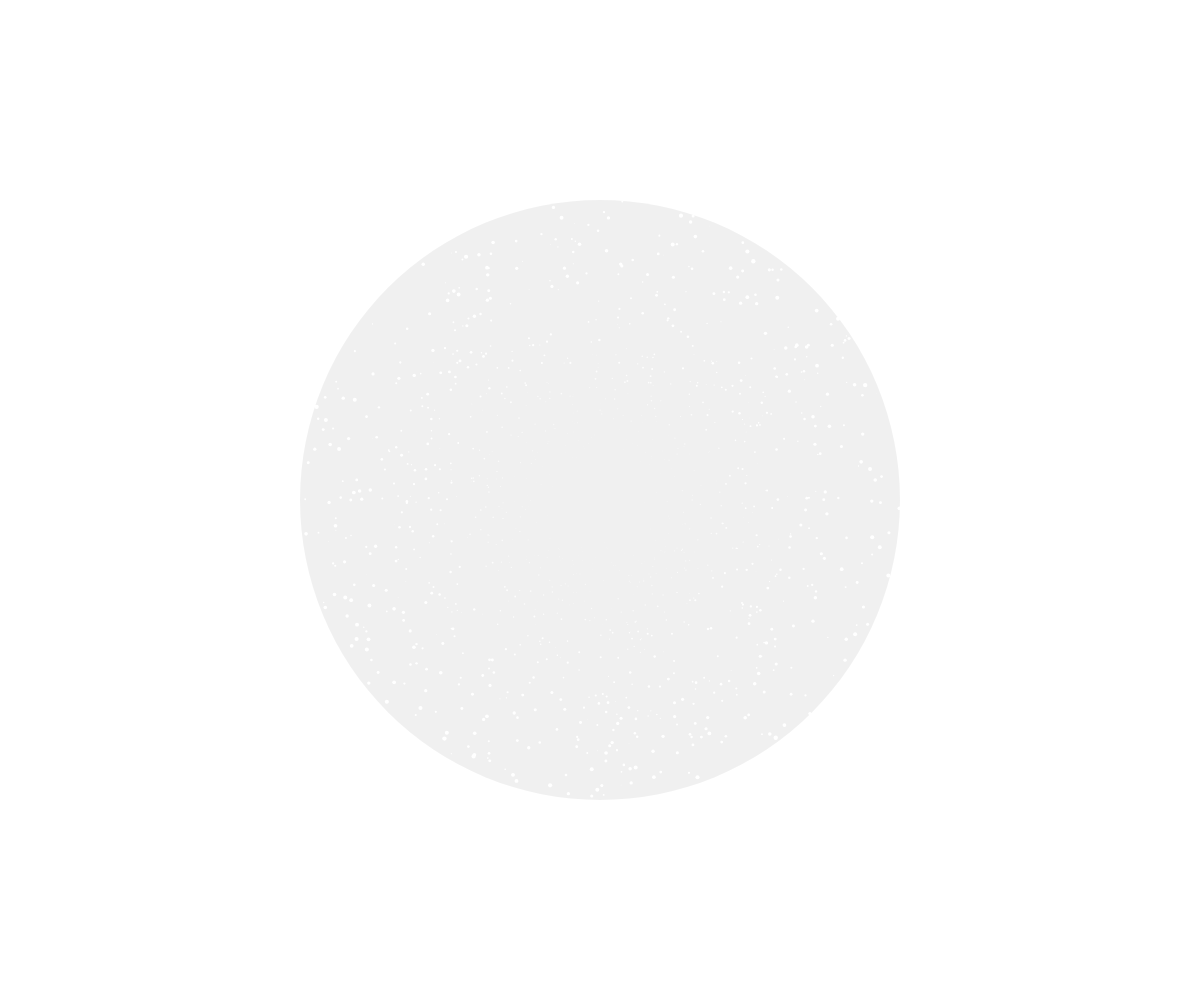
Frame 1 (no input)
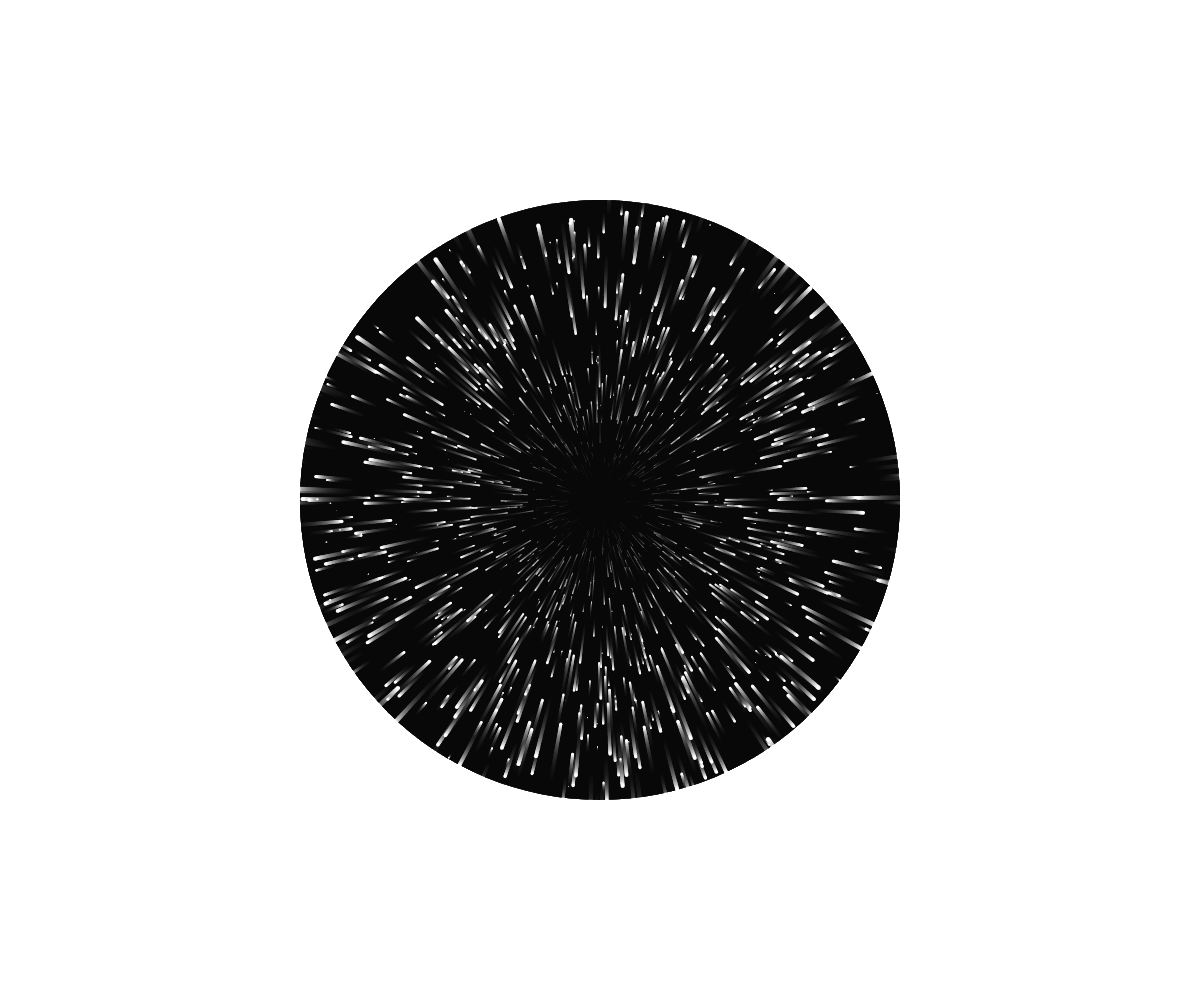
Frame 60 (no input)
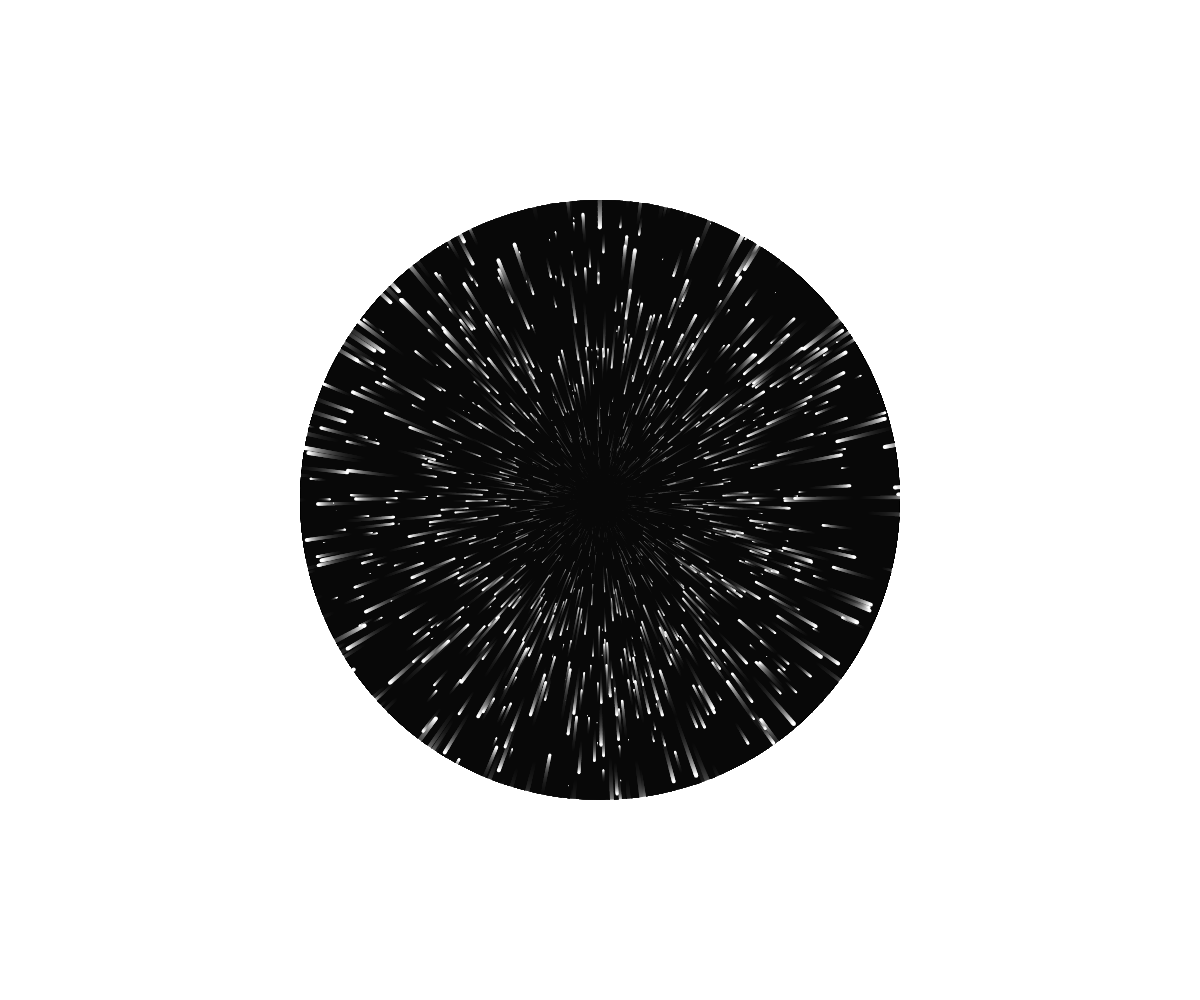
Frame 120 (the mouse pressed at the canvas centre since frame 60)

The p5.js sketch that drew these frames (run headless with seeded random() and noise() and a simulated clock; from frame 60 on, the mouse is pressed at the canvas centre):

// p5.js sketch
// ── sketch.js

let stars = [];
let maxDist;

function setup() {
	createCanvas(windowWidth, windowHeight);
	noStroke();
	
	maxDist = 300;
	
	for (let i = 0; i < 1500; i++) {
		stars.push(new Star());
	}
	
	background(255);
}

function draw() {
	fill(5, 15);
	circle(width/2, height/2, maxDist*2);
	translate(width/2, height/2);
	
	for (let s of stars) {
		s.drawAndMove();
	}
}

function Star() {
	this.theta = random(TWO_PI);
	this.speed = random(1.5);
	this.vel = p5.Vector.fromAngle(this.theta, this.speed);
	this.pos = p5.Vector.fromAngle(this.theta, random(maxDist));
	
	if (random(1) < 0.5) {
		this.vel.mult(-1);
	}
	
	this.drawAndMove = function() {
		let d = dist(this.pos.x, this.pos.y, 0, 0);
		
		// draw
		let size = sqrt(this.speed) * d/80;
		let alpha = map(d, 0, maxDist/2, 0, 255);
		fill(alpha * 255, alpha);
		circle(this.pos.x, this.pos.y, size);
		
		// move
		this.pos.add(p5.Vector.mult(this.vel, sqrt(d)/20));
		
		if (d < 1.5) {
			this.pos = p5.Vector.fromAngle(this.theta, maxDist);
		} else if (d > maxDist + 10) {
			this.pos = p5.Vector.fromAngle(this.theta, 10);
		}
	}
}
